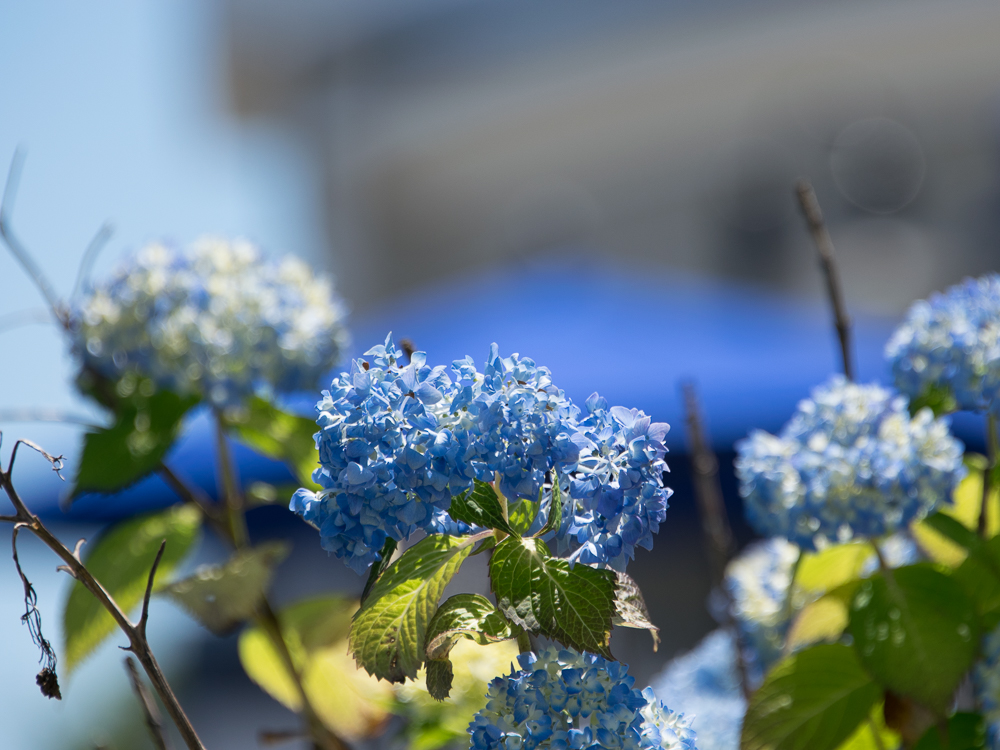
#> input picture images/blue-flowers.jpg, 1000 x 750 px
$ python 01_translation.py --image ../../images/blue-flowers.jpg   (older library calls are emulated)
#> lines starting #> are read from the running program, lines starting #| are printed output that depends on the picture
### utils/__init__.py
import numpy as np
import cv2


def translate(image, x, y):
    mat = np.float32([[1, 0, x], [0, 1, y]])
    shifted = cv2.warpAffine(image, mat, (image.shape[1], image.shape[0]))

    return shifted


# [29 lines left out: functions rotate, resize, not called in this run]


def flip_h(image):
    return cv2.flip(image, 0)


def flip_v(image):
    return cv2.flip(image, 1)


def flip_hv(image):
    return cv2.flip(image, -1)


# [30 lines left out: functions auto_canny, is_cv2, is_cv3, check_opencv_version, not called in this run]

### 01_computer_vision_basics/04_basic_image_processing/01_translation.py
import argparse
import cv2
import utils

ap = argparse.ArgumentParser()
ap.add_argument("-i", "--image", required=True, help="Path to image file")
args = vars(ap.parse_args())

image = cv2.imread(args["image"])
#> image is the input picture: shape (750, 1000, 3); mean B, G, R 130.9, 122.7, 104.8
cv2.imshow("Original", image)

shifted = utils.translate(image, 25, 50)
#> in translate, `shifted = cv2.warpAffine(image, mat, (image.shape[1], image.shape[0]))`:
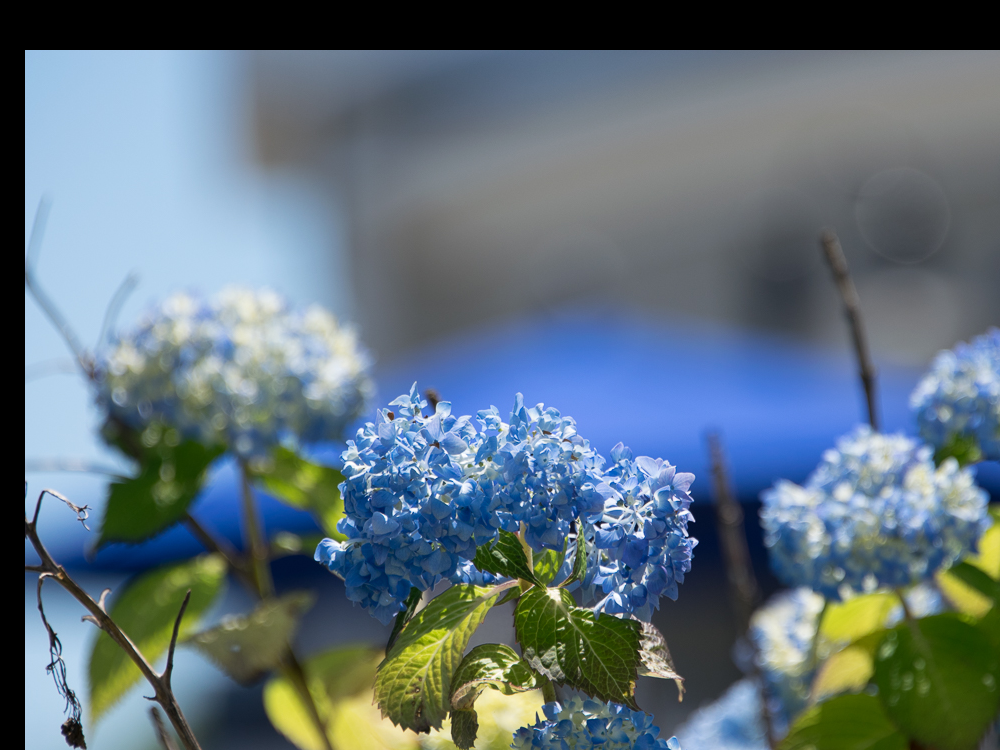
#> shifted: shape (750, 1000, 3); mean B, G, R 122.6, 113.1, 96.5
cv2.imshow("Shifted", shifted)
cv2.waitKey(0)

shifted = utils.translate(image, -50, -90)
#> call 2 of translate, with x = -50, y = -90
#> in translate (call 2), `shifted = cv2.warpAffine(image, mat, (image.shape[1], image.shape[0]))`:
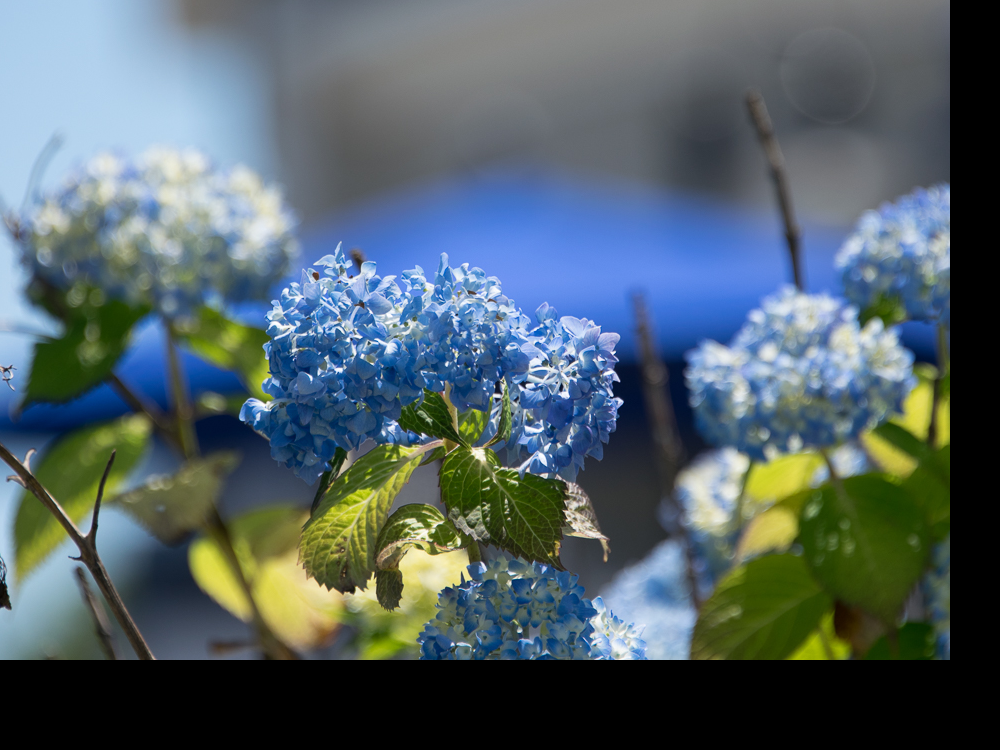
#> shifted: shape (750, 1000, 3); mean B, G, R 103.5, 98.2, 83.2
cv2.imshow("Shifted", shifted)
cv2.waitKey(0)

shifted = utils.translate(image, 0, 100)
#> call 3 of translate, with x = 0, y = 100
#> in translate (call 3), `shifted = cv2.warpAffine(image, mat, (image.shape[1], image.shape[0]))`:
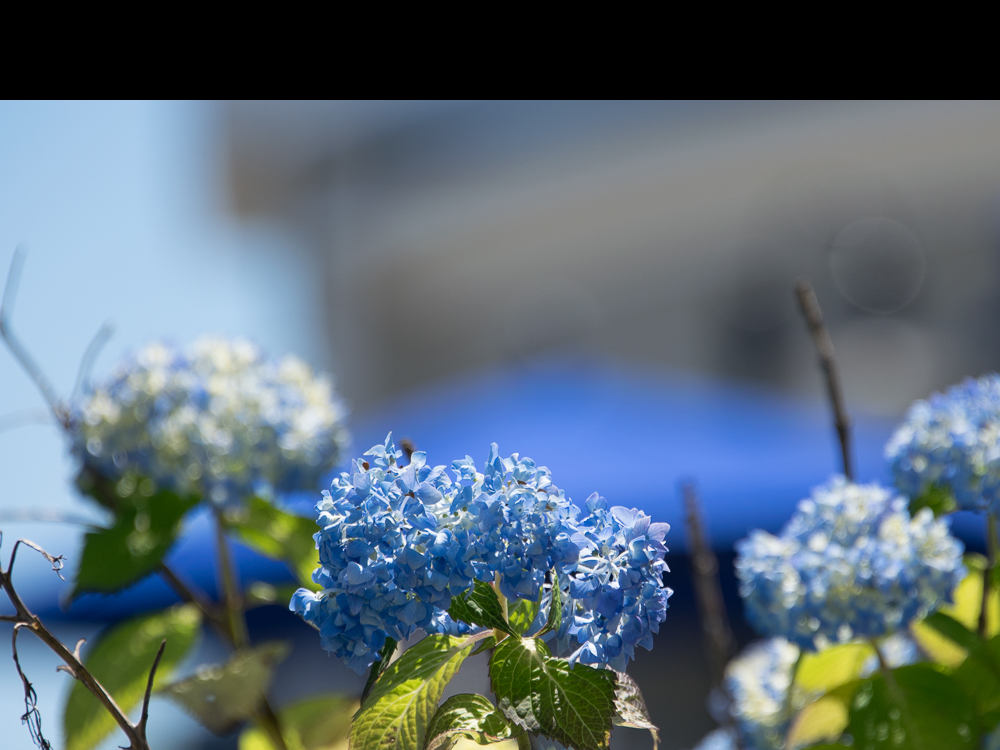
#> shifted: shape (750, 1000, 3); mean B, G, R 118.5, 107.7, 91.7
cv2.imshow("Shifted", shifted)
cv2.waitKey(0)

$ run again, on images/white-flowers.jpg
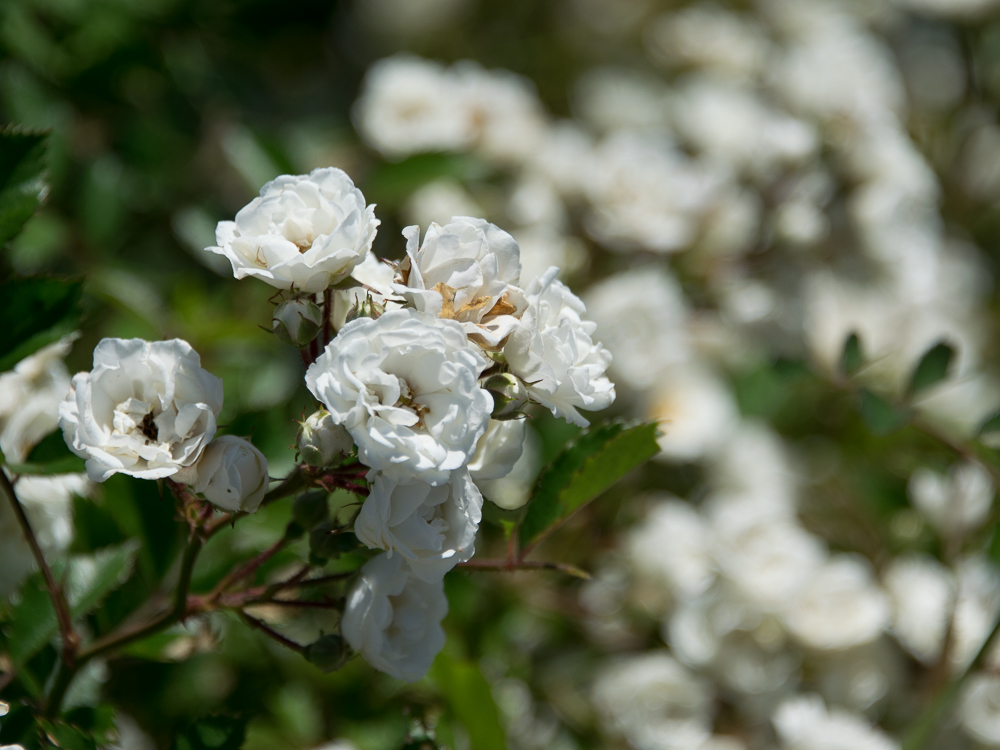
#> input picture images/white-flowers.jpg, 1000 x 750 px
#> image is the input picture: shape (750, 1000, 3); mean B, G, R 85.4, 108.1, 101.1
#> in translate (call 2), `shifted = cv2.warpAffine(image, mat, (image.shape[1], image.shape[0]))`:
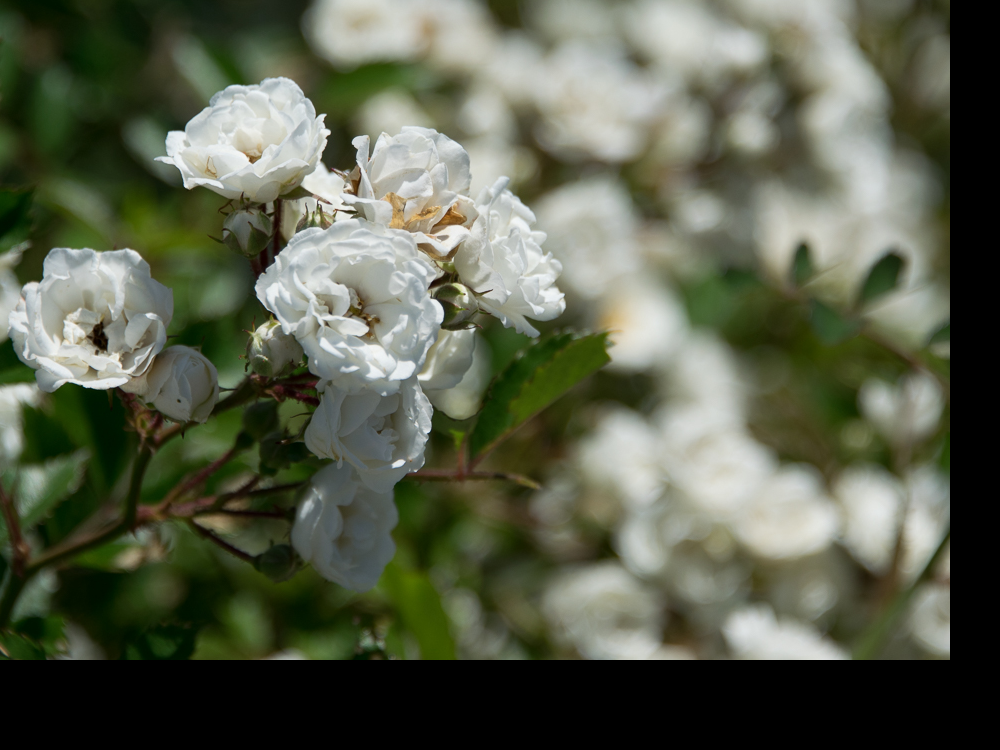
#> shifted: shape (750, 1000, 3); mean B, G, R 76.2, 94.9, 89.6
#> in translate (call 3), `shifted = cv2.warpAffine(image, mat, (image.shape[1], image.shape[0]))`:
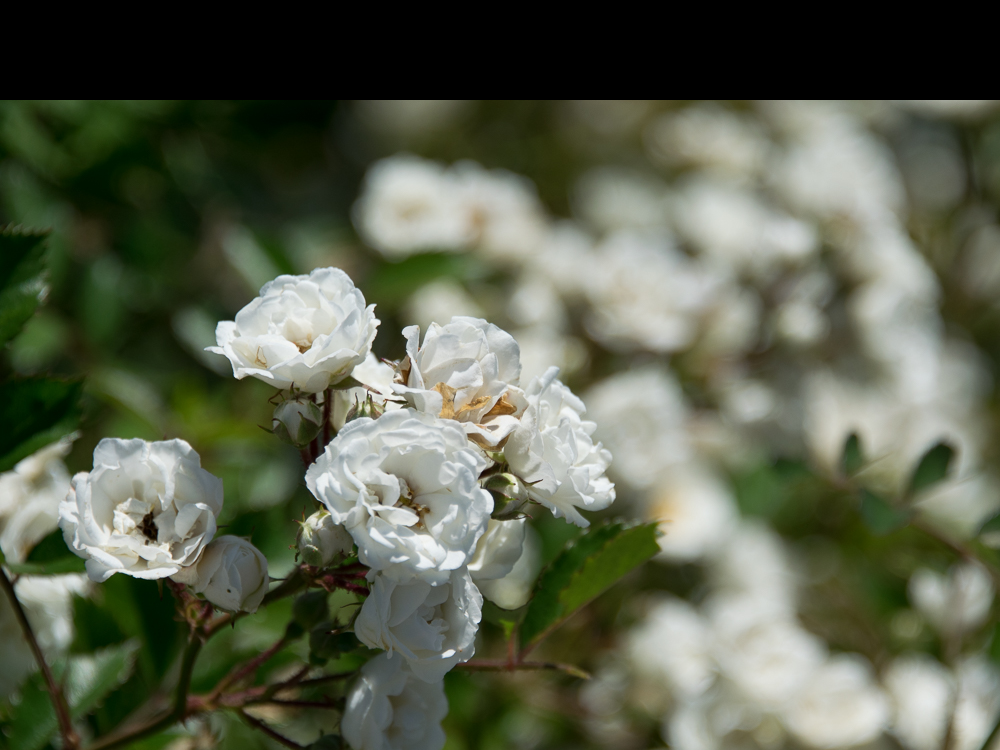
#> shifted: shape (750, 1000, 3); mean B, G, R 78, 96.9, 91.1
